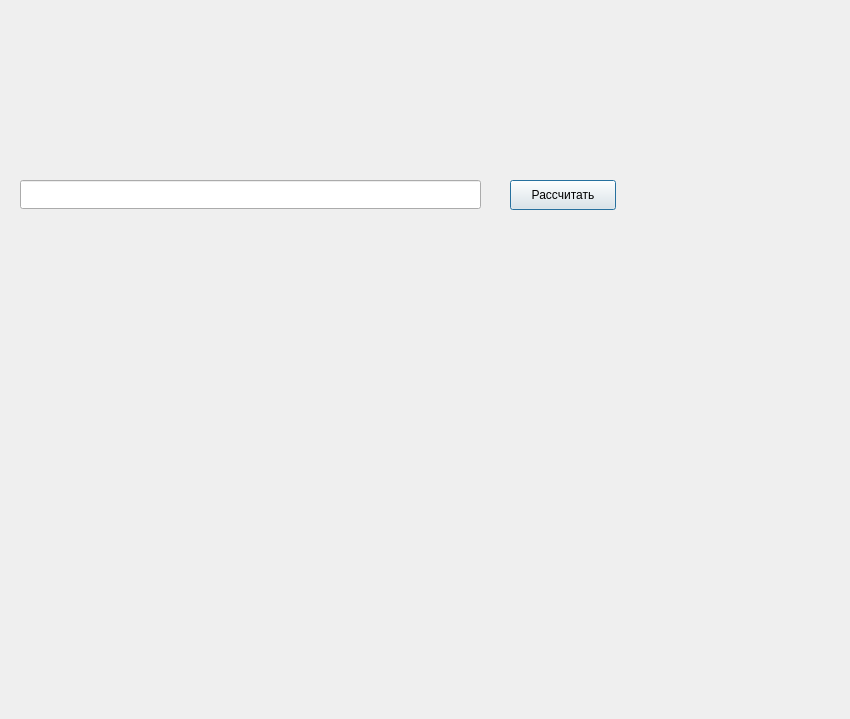
<?xml version="1.0" encoding="UTF-8"?>
<ui version="4.0">
 <class>MainForm</class>
 <widget class="QDialog" name="MainForm">
  <property name="geometry">
   <rect>
    <x>0</x>
    <y>0</y>
    <width>850</width>
    <height>719</height>
   </rect>
  </property>
  <property name="mouseTracking">
   <bool>true</bool>
  </property>
  <property name="tabletTracking">
   <bool>true</bool>
  </property>
  <property name="windowTitle">
   <string>Complex Calculator</string>
  </property>
  <widget class="QLineEdit" name="fieldInput">
   <property name="geometry">
    <rect>
     <x>20</x>
     <y>180</y>
     <width>461</width>
     <height>29</height>
    </rect>
   </property>
  </widget>
  <widget class="QPushButton" name="calculateButton">
   <property name="geometry">
    <rect>
     <x>510</x>
     <y>180</y>
     <width>106</width>
     <height>30</height>
    </rect>
   </property>
   <property name="text">
    <string>Рассчитать</string>
   </property>
  </widget>
 </widget>
 <resources/>
 <connections/>
</ui>
